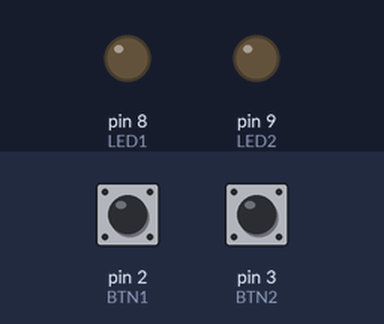
Bench run of a sketch on a simulated Arduino Uno, built with avr-gcc and run on an emulated ATmega328P. Shown: output pins drawn as LEDs (lit = HIGH). The inputs (shaded band) are chosen by the test bench; at power-on: pin 2 (BTN1) HIGH, pin 3 (BTN2) LOW.

Above: at 1.2 s.
1.3 s: pin 2 (BTN1) pulled LOW for 0.15 s
At 1.37 s:
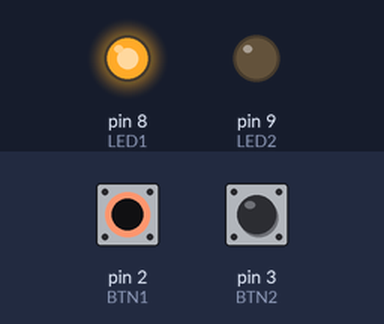
2.9 s: pin 3 (BTN2) pulled HIGH for 0.15 s
At 2.97 s:
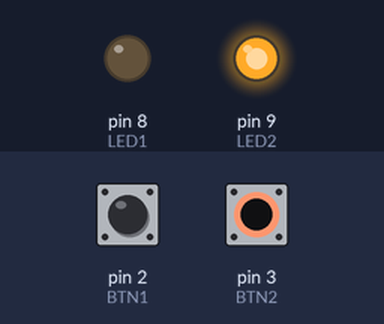
4.5 s: pin 3 (BTN2) pulled HIGH for 3.2 s
At 8.1 s:
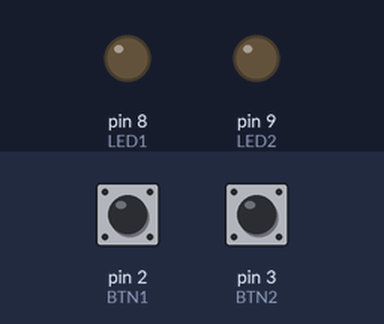
9.2 s: pin 2 (BTN1) pulled LOW for 3.2 s
At 10.5 s:
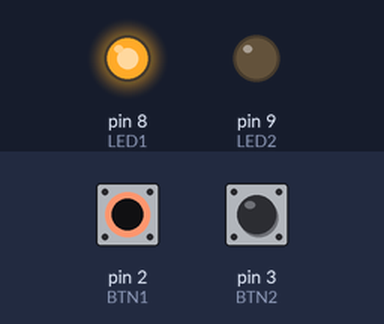
13.9 s: pin 2 (BTN1) driven LOW and pin 3 (BTN2) driven HIGH
At 15.3 s:
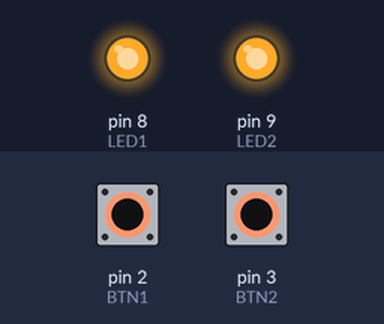
Timing chart, 0 to 16.4 s (numbered marks = the images above; inputs shaded):
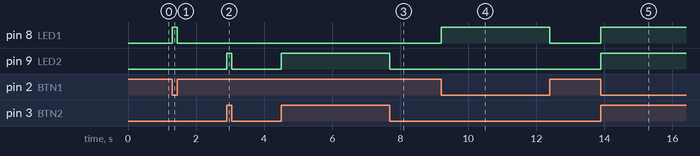

Measured:
- after the input at 1.3 s, pin 8 (LED1): LOW → HIGH at once, → LOW 0.15 s later
- after the input at 2.9 s, pin 9 (LED2): LOW → HIGH at once, → LOW 0.15 s later
- after the input at 4.5 s, pin 9 (LED2): LOW → HIGH at once, → LOW 3.2 s later
- after the input at 9.2 s, pin 8 (LED1): LOW → HIGH at once, → LOW 3.2 s later
- after the input at 13.9 s, pin 8 (LED1), pin 9 (LED2): LOW → HIGH at once

The sketch:

led.ino
```cpp
int BTN1 = 2;
int BTN2 = 3;
int LED1 = 8;
int LED2 = 9;
boolean flag1,flag2;

void setup() {
  pinMode(BTN1,INPUT);
  pinMode(BTN2,INPUT);
  pinMode(LED1,OUTPUT);
  pinMode(LED2,OUTPUT);

  led_off(LED1);
  led_off(LED2);

  flag1=false;
  flag2=false;
}

void loop() {

  if(push_button1()){
    led_on(LED1);
  }
  else{
    led_off(LED1);
  }
  if(push_button2()){
    led_on(LED2);
  }
  else{
    led_off(LED2);
  }
}

void led_on(int pin){
  digitalWrite(pin,HIGH);

}
void led_off(int pin){
  digitalWrite(pin,LOW);
}
boolean push_button1(){
  if(digitalRead(BTN1)==LOW){
    return true;
  }
  else{
    return false;
  }
}
boolean push_button2(){
  if(digitalRead(BTN2)==HIGH){
    return true;
  }
  else{
    return false;

  }
}
```
